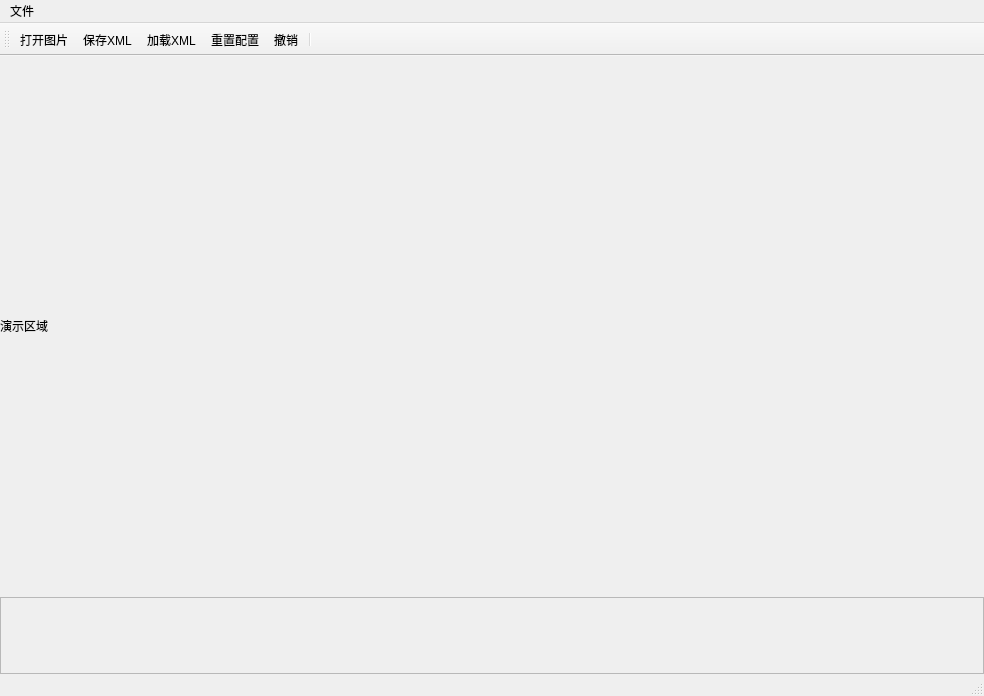
<?xml version="1.0" encoding="UTF-8"?>
<ui version="4.0">
 <class>MainWindow</class>
 <widget class="QMainWindow" name="MainWindow">
  <property name="geometry">
   <rect>
    <x>0</x>
    <y>0</y>
    <width>984</width>
    <height>696</height>
   </rect>
  </property>
  <property name="mouseTracking">
   <bool>true</bool>
  </property>
  <property name="windowTitle">
   <string>MainWindow</string>
  </property>
  <widget class="QWidget" name="centralWidget">
   <property name="mouseTracking">
    <bool>true</bool>
   </property>
   <layout class="QHBoxLayout" name="horizontalLayout_2">
    <property name="spacing">
     <number>0</number>
    </property>
    <property name="leftMargin">
     <number>0</number>
    </property>
    <property name="topMargin">
     <number>0</number>
    </property>
    <property name="rightMargin">
     <number>0</number>
    </property>
    <property name="bottomMargin">
     <number>0</number>
    </property>
    <item>
     <layout class="QVBoxLayout" name="verticalLayout" stretch="7,1">
      <property name="spacing">
       <number>0</number>
      </property>
      <item>
       <widget class="QLabel" name="label">
        <property name="mouseTracking">
         <bool>true</bool>
        </property>
        <property name="lineWidth">
         <number>40</number>
        </property>
        <property name="text">
         <string>演示区域</string>
        </property>
        <property name="textFormat">
         <enum>Qt::RichText</enum>
        </property>
       </widget>
      </item>
      <item>
       <widget class="QScrollArea" name="scrollArea">
        <property name="mouseTracking">
         <bool>true</bool>
        </property>
        <property name="verticalScrollBarPolicy">
         <enum>Qt::ScrollBarAlwaysOff</enum>
        </property>
        <property name="horizontalScrollBarPolicy">
         <enum>Qt::ScrollBarAlwaysOff</enum>
        </property>
        <property name="sizeAdjustPolicy">
         <enum>QAbstractScrollArea::AdjustIgnored</enum>
        </property>
        <property name="widgetResizable">
         <bool>true</bool>
        </property>
        <widget class="QWidget" name="scrollAreaWidgetContents">
         <property name="geometry">
          <rect>
           <x>0</x>
           <y>0</y>
           <width>980</width>
           <height>85</height>
          </rect>
         </property>
         <property name="mouseTracking">
          <bool>true</bool>
         </property>
        </widget>
       </widget>
      </item>
     </layout>
    </item>
   </layout>
  </widget>
  <widget class="QToolBar" name="mainToolBar">
   <attribute name="toolBarArea">
    <enum>TopToolBarArea</enum>
   </attribute>
   <attribute name="toolBarBreak">
    <bool>false</bool>
   </attribute>
   <addaction name="actionOpenImage"/>
   <addaction name="actionSaveXml"/>
   <addaction name="actionLoadXml"/>
   <addaction name="actionResetConfig"/>
   <addaction name="actionReTry"/>
   <addaction name="separator"/>
  </widget>
  <widget class="QStatusBar" name="statusBar"/>
  <widget class="QMenuBar" name="menuBar">
   <property name="geometry">
    <rect>
     <x>0</x>
     <y>0</y>
     <width>984</width>
     <height>26</height>
    </rect>
   </property>
   <widget class="QMenu" name="menuOpenPic">
    <property name="title">
     <string>文件</string>
    </property>
    <addaction name="actionOpenImage"/>
    <addaction name="actionSaveXml"/>
    <addaction name="actionLoadXml"/>
    <addaction name="actionResetConfig"/>
    <addaction name="actionReTry"/>
   </widget>
   <addaction name="menuOpenPic"/>
  </widget>
  <action name="actionOpenImage">
   <property name="icon">
    <iconset resource="stylesheet/image.qrc">
     <normaloff>:/new/icon/openfile.jpg</normaloff>:/new/icon/openfile.jpg</iconset>
   </property>
   <property name="text">
    <string>打开图片</string>
   </property>
  </action>
  <action name="actionSaveXml">
   <property name="icon">
    <iconset resource="stylesheet/image.qrc">
     <normaloff>:/new/icon/info.png</normaloff>:/new/icon/info.png</iconset>
   </property>
   <property name="text">
    <string>保存XML</string>
   </property>
  </action>
  <action name="actionLoadXml">
   <property name="icon">
    <iconset resource="stylesheet/image.qrc">
     <normaloff>:/new/icon/open.jpg</normaloff>:/new/icon/open.jpg</iconset>
   </property>
   <property name="text">
    <string>加载XML</string>
   </property>
  </action>
  <action name="actionResetConfig">
   <property name="icon">
    <iconset resource="stylesheet/image.qrc">
     <normaloff>:/new/icon/reset.jpg</normaloff>:/new/icon/reset.jpg</iconset>
   </property>
   <property name="text">
    <string>重置配置</string>
   </property>
  </action>
  <action name="actionReTry">
   <property name="icon">
    <iconset resource="stylesheet/image.qrc">
     <normaloff>:/new/icon/retry.jpg</normaloff>:/new/icon/retry.jpg</iconset>
   </property>
   <property name="text">
    <string>撤销</string>
   </property>
  </action>
 </widget>
 <layoutdefault spacing="6" margin="11"/>
 <resources>
  <include location="stylesheet/image.qrc"/>
 </resources>
 <connections/>
</ui>
